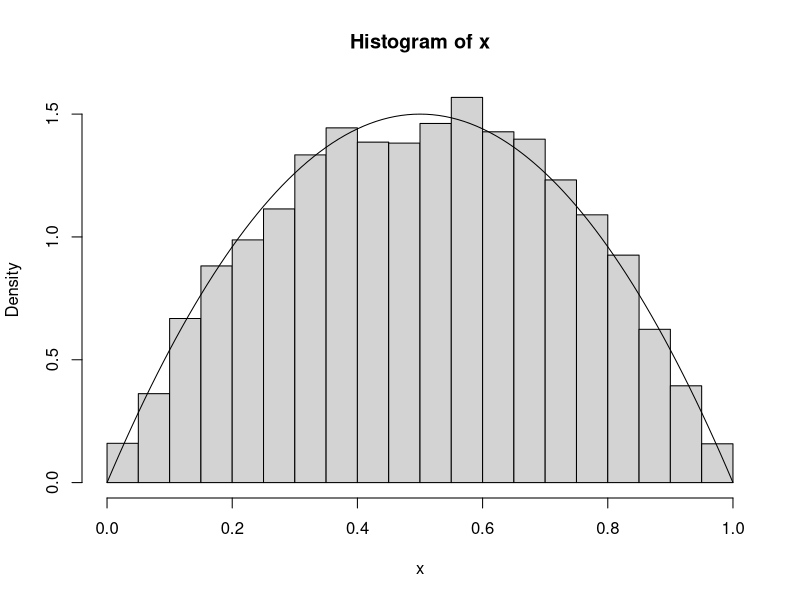

Write the R code that produced this figure.
n <- 10000 # sample size
j <- 0 # counts considered draws
k <- 0 # counts accepted draws
x <- rep(NA, length=n) 

while(k < n){
u <- runif(1)	
j <- j + 1
y <- runif(1)
if( u < 4 * y * (1 - y)){
k <- k + 1	
x[k] <- y	
}	
}

c = 3 / 2 # Recall the formulas that define the algorithm 

cat(paste("The total number of candidates is", j)) 
cat(paste("The total number of accepted draws is", k)) 
cat(paste("The observed acceptance rate is", k / j)) 
cat(paste("The theoretical acceptance rate is", 1 / c)) 


hist(x, prob=TRUE)
# Plot density function
t <- seq(from=0, to=1, by=0.01)
dens <- 6 * t * (1 - t)
lines(t, dens, lty=1)

p <- seq(from=0.10, to=0.90, by=0.1)
p
# Compare quantiles
Qhat <- quantile(x, p)
Qhat
Q <- qbeta(p, 2, 2)
rbind(Qhat, Q)
# Calculate standard error
se <- sqrt(p * (1 - p) / (n * dbeta(Q, 2, 2)^2) )  # book has a typo
round(rbind(Qhat, Q, se), digits=3)
